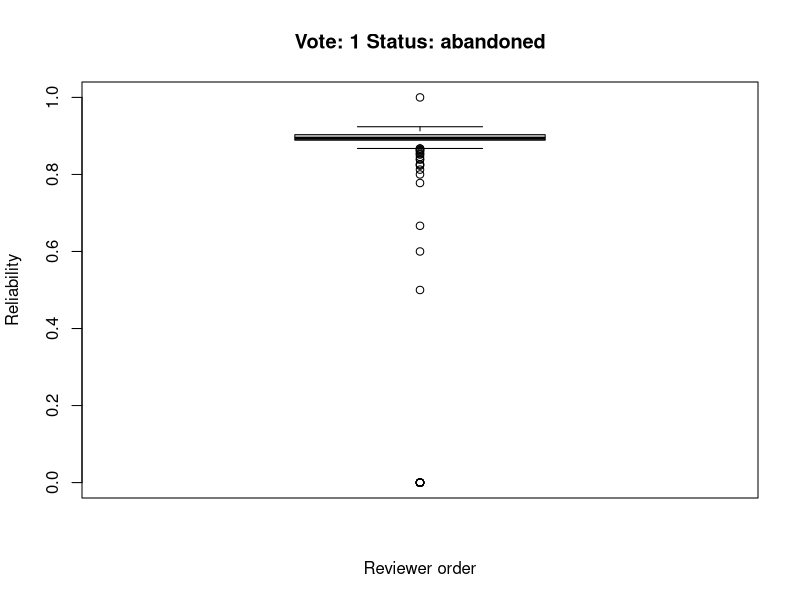
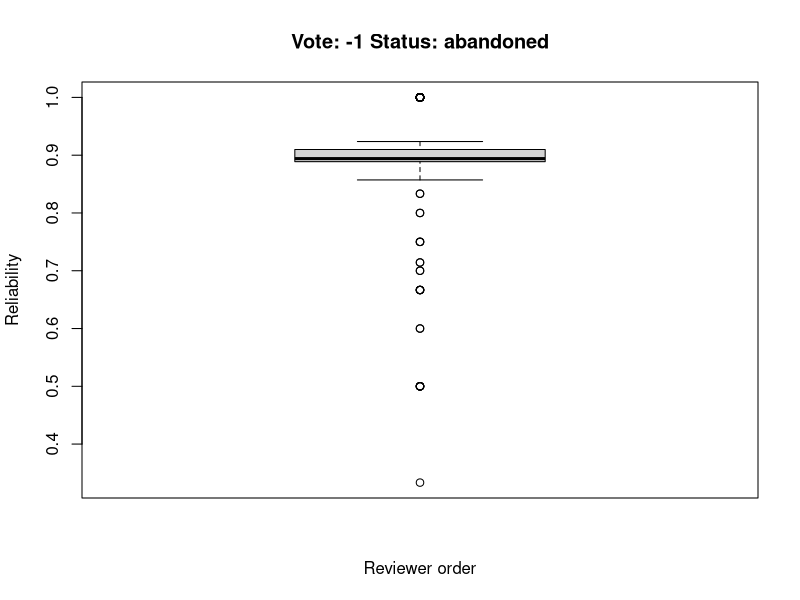
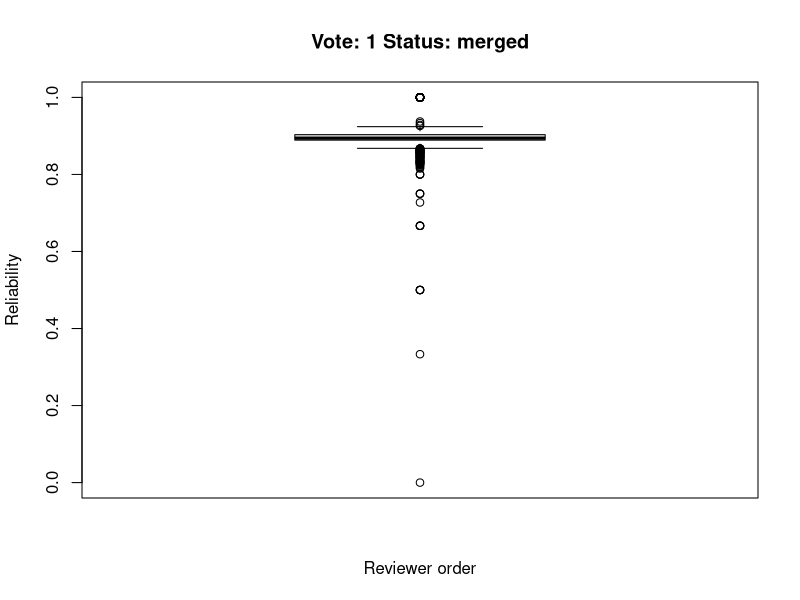
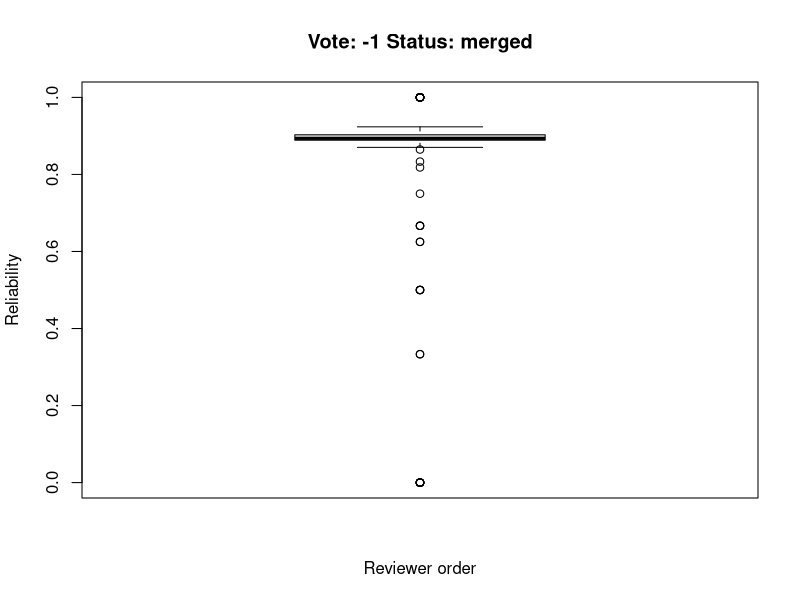

These charts were generated, in order, by the following R code:
########################
## SANER2015 RQ2
## @author:Yuki Ueda
## @createdOn:2015/10/15
########################
#pdf("RQ2_1.pdf")


### Set data
num <- data.frame() # Init

# Input numOfPatchsets_1_Start10000-End70705_RQ2.csv for csv
num <- read.csv("R_sample/numOfPatchsets_1_Start10000-End70705_RQ2.csv"
                 ,sep=",", header=TRUE)

### number of patchset's voting(+1, -1) is 1
# index_l_m: vote is "like" and status is "merge"
# index_d_a: vote is "dislike" and status is abandoned
index_l_m <- data.frame()
index_d_m <- data.frame()
index_l_a <- data.frame()
index_d_a <- data.frame()

for(i in 1:nrow(num)){
  if(num$Status[i] == "merged"){      # status is merge
    if(num$VotingScore[i] == 1){      # vote is like
      index_l_m <- rbind(index_l_m, num[i,])
    }else{                            # vote is dislike
      index_d_m <- rbind(index_d_m, num[i,])
    }
  }else{                              # status is abandoned
    if(num$VotingScore[i] == 1){      # vote is like
      index_l_a <- rbind(index_l_a, num[i,])
    }else{
      index_d_a <- rbind(index_d_a, num[i,])
    }
  }
}

index_merge <- list(index_l_m, index_d_m)
index_abondone <- list(index_l_a, index_d_a)
index <- list(index_abondone, index_merge)

for(i in index){
  for(j in i){
    value = j$CurrentPar
    name = paste("Vote:", j$VotingScore[1], "Status:", j$Status[1])
    jpeg(paste("picture/",name,".jpg"))
    boxplot(value, xlab="Reviewer order", ylab="Reliability", main=name)
    summary(value)
  }
}
